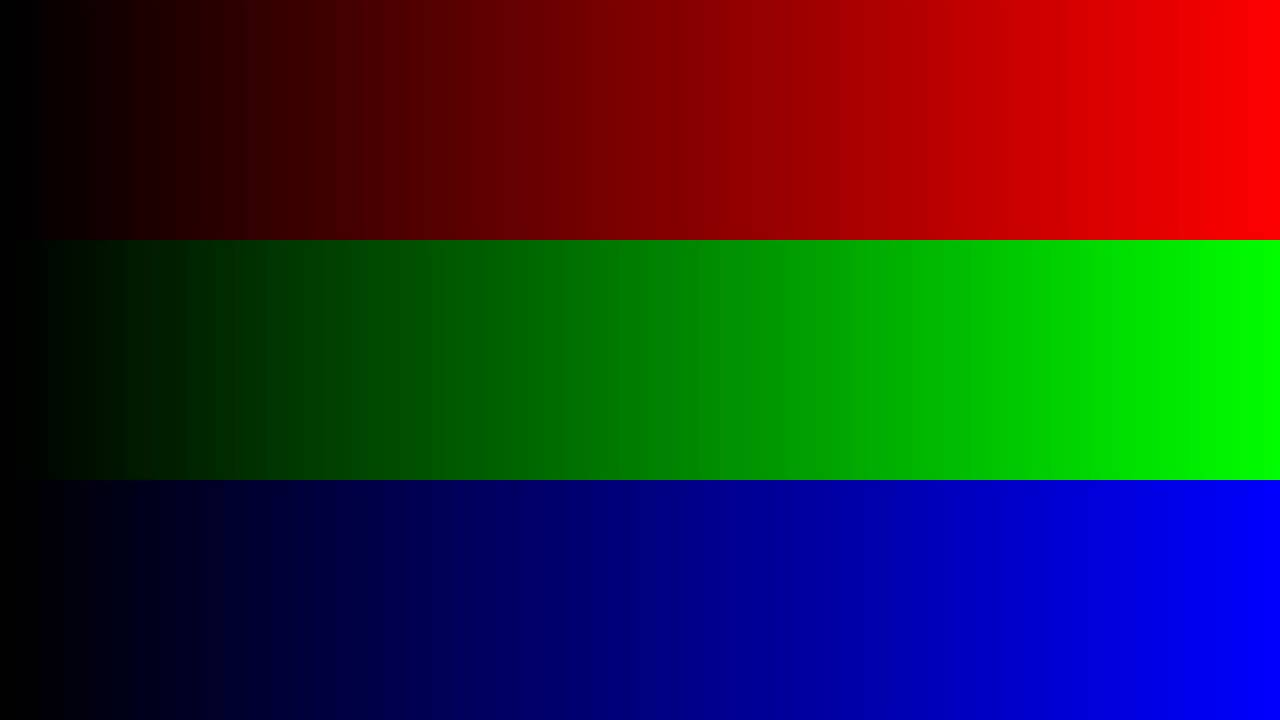
//> input picture RGBWHAT.jpg, 1280 x 720 px, given in place of the camera
$ ./skeleton   (built with g++ and OpenCV 4)
//> lines starting //> are read from the running program, lines starting //| are printed output that depends on the picture; after the words box and inside, x2 and y2 are one past the last pixel; in counts of white or black regions, pixels touching at a corner belong together
#include "opencv2/highgui/highgui.hpp"
#include "opencv2/imgproc/imgproc.hpp"
#include <opencv2/opencv.hpp>
#include <iostream>
#include <stdio.h>
#include <stdlib.h>

using namespace std;
using namespace cv;


int
main(int, char**)
{
    namedWindow( "fg", CV_WINDOW_AUTOSIZE );

    cv::VideoCapture capture( -1 );


    Mat img; Mat out;

    while(1) {

	capture >> img;
//> img is the input picture: 720 rows x 1280 cols, CV_8UC3; mean B, G, R 42.6, 42.1, 42.5
	cvtColor(img, img, CV_BGR2GRAY);
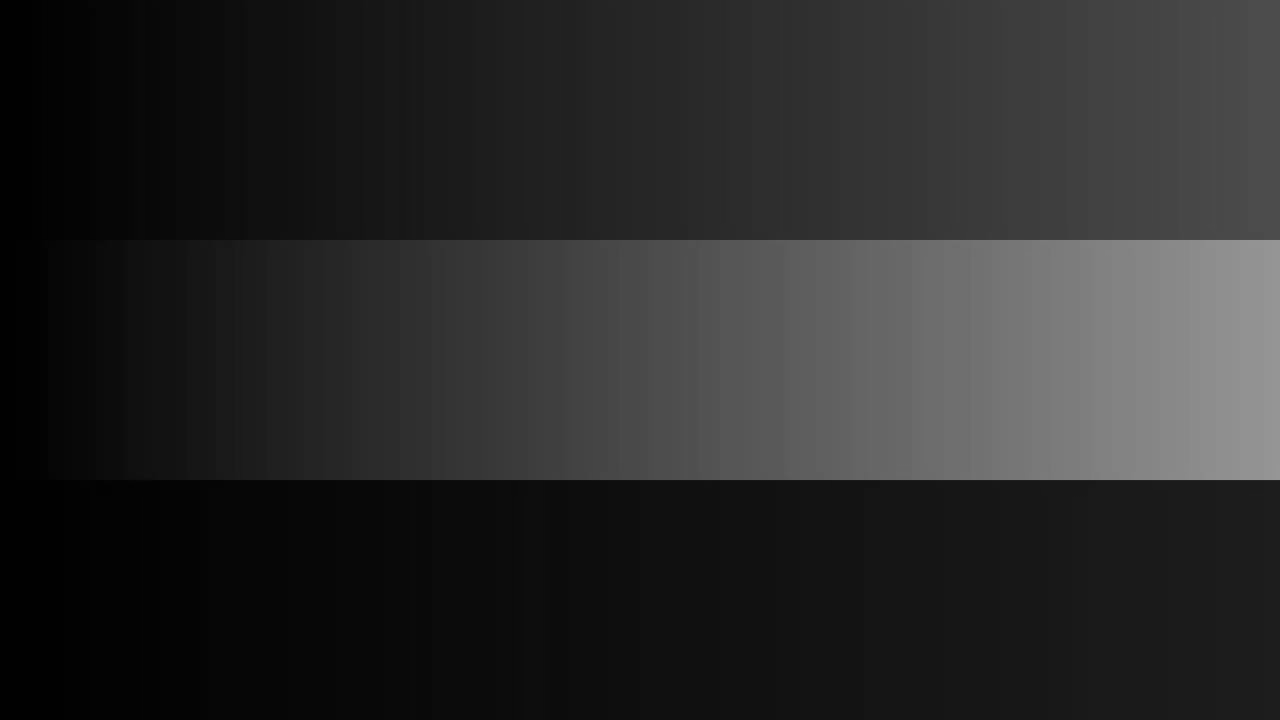
//> img: 720 rows x 1280 cols, CV_8UC1; min 1, max 150, mean 42.2


	cv::threshold(img, img, 127, 255, cv::THRESH_BINARY);
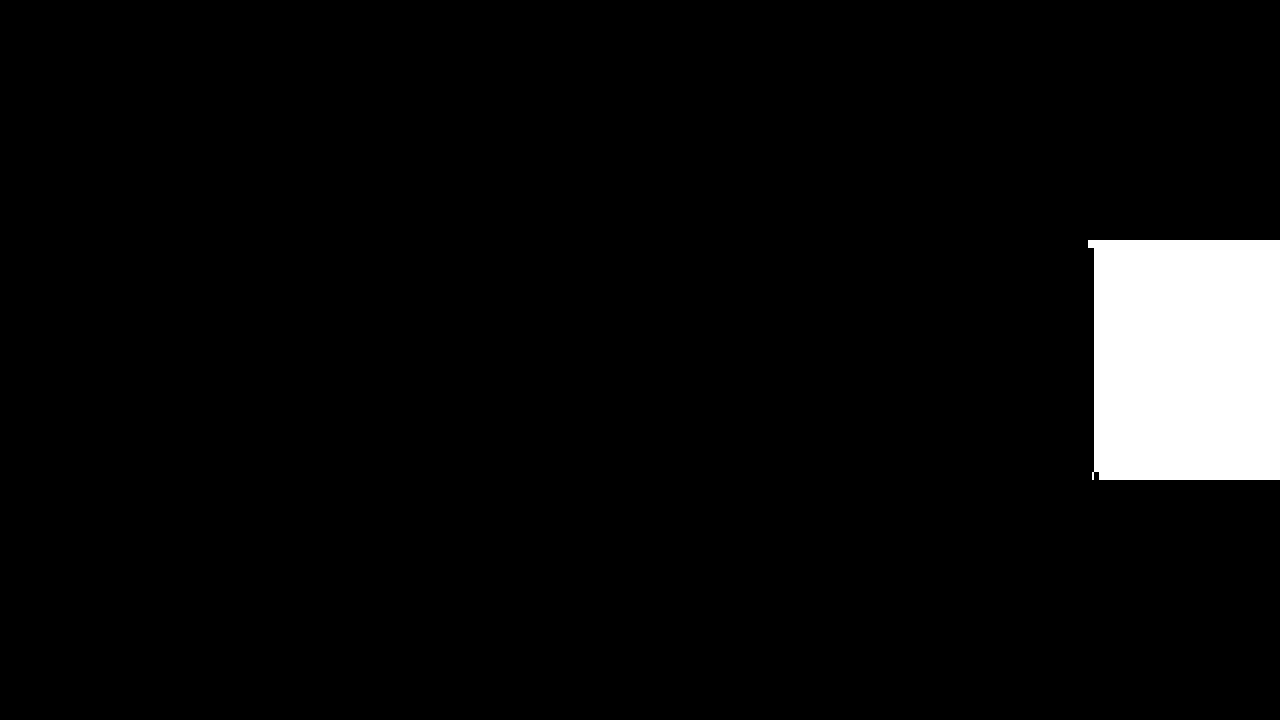
//> img: 720 rows x 1280 cols, CV_8UC1; 4.8% white; 1 white region, box (x1, y1, x2, y2) and area: (1088, 240, 1280, 480) 44664

	cv::Mat skel(img.size(), CV_8UC1, cv::Scalar(0));
	cv::Mat temp(img.size(), CV_8UC1);


	cv::Mat element = cv::getStructuringElement(cv::MORPH_CROSS, cv::Size(3, 3));

	bool done;
	do
	{
	  cv::morphologyEx(img, temp, cv::MORPH_OPEN, element);
	  cv::bitwise_not(temp, temp);
	  cv::bitwise_and(img, temp, temp);
	  cv::bitwise_or(skel, temp, skel);
	  cv::erode(img, img, element);

	  double max;
	  cv::minMaxLoc(img, 0, &max);
	  done = (max == 0);
	} while (!done);
//> this loop made 120 passes
//> pass 1, `cv::bitwise_and(img, temp, temp);`:
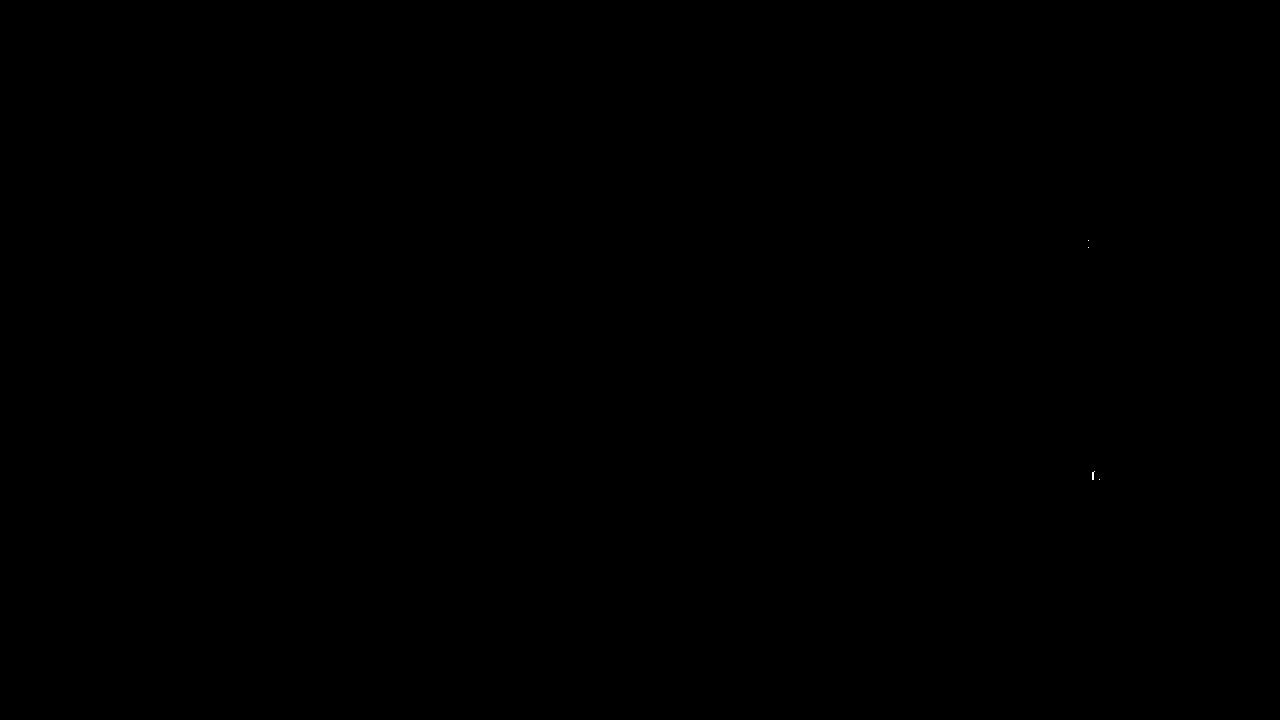
//> temp: 720 rows x 1280 cols, CV_8UC1; 0% white in thin lines or dots, all inside (x1, y1, x2, y2) = (1088, 240, 1100, 480)
//> pass 1, `cv::erode(img, img, element);`:
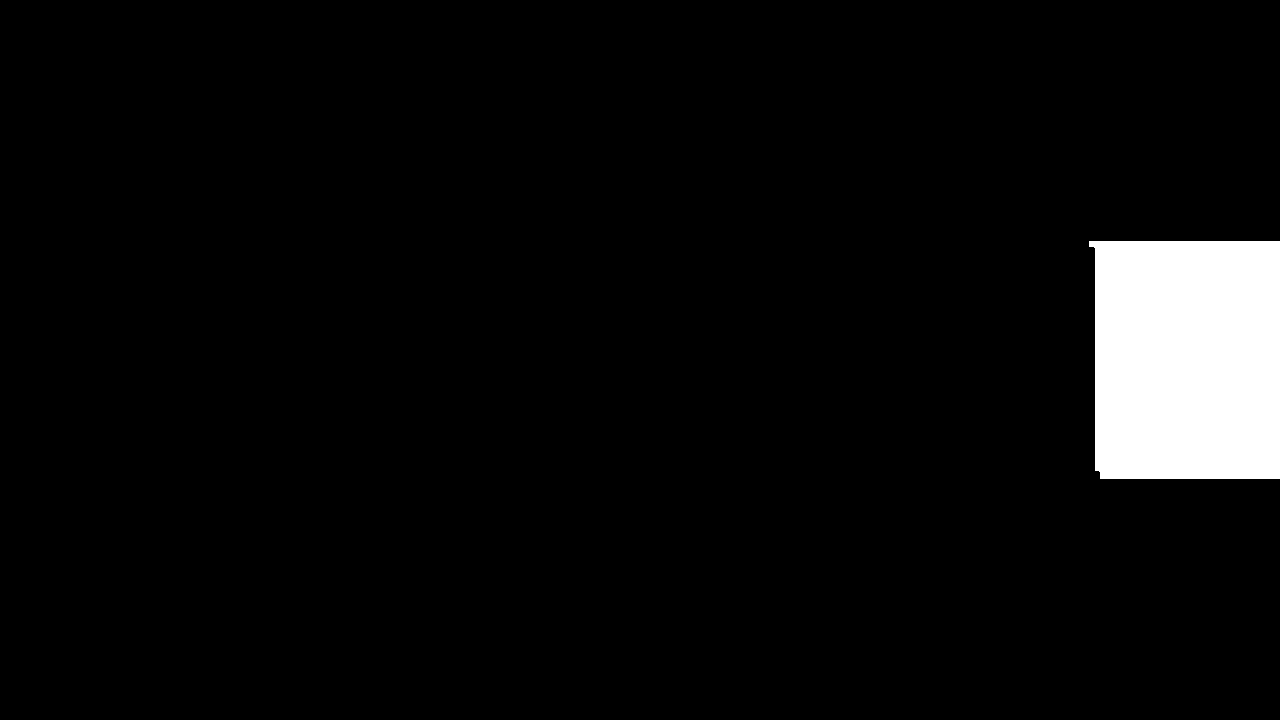
//> img: 720 rows x 1280 cols, CV_8UC1; 4.8% white; 1 white region, box (x1, y1, x2, y2) and area: (1089, 241, 1280, 479) 44028
//> after the loop: img: 720 rows x 1280 cols, CV_8UC1; 4.78% of pixels changed, all inside (x1, y1, x2, y2) = (1089, 241, 1280, 479)
//> after the loop: temp: 720 rows x 1280 cols, CV_8UC1; 0.01% white in thin lines or dots, all inside (x1, y1, x2, y2) = (1213, 359, 1280, 361)
//> after the loop: skel: 720 rows x 1280 cols, CV_8UC1; 0.04% white in thin lines or dots, all inside (x1, y1, x2, y2) = (1088, 240, 1280, 480)


	imshow( "fg", skel);

        char c = cvWaitKey(1);
//> the Esc key is pressed

	if( c == 27 )
		break;


    }

    cvDestroyWindow("fg");

    return 0;
}
